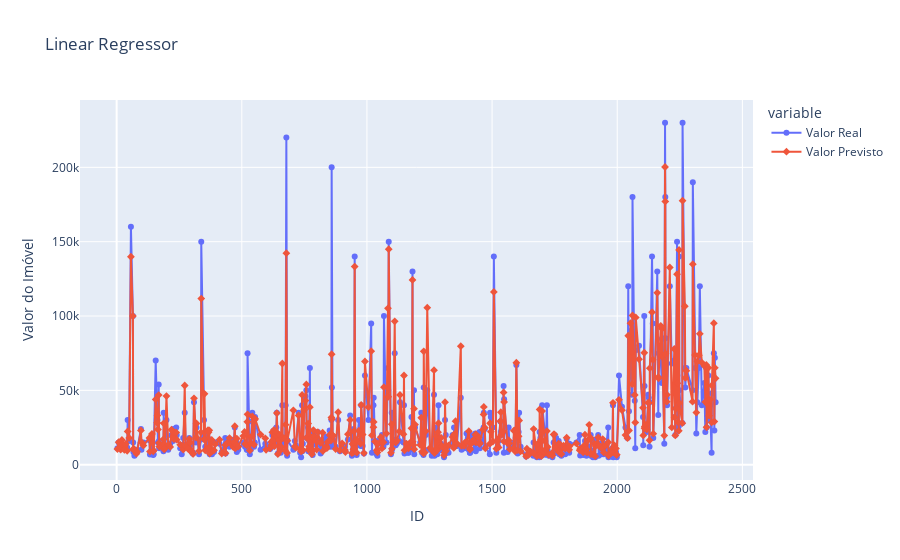

The cell this chart's notebook holds for it:
### Code cell
px.line(dfc, x='Index', y=['Valor Real', 'Valor Previsto'], color='variable', symbol='variable', title='Linear Regressor', labels={'value': 'Valor do Imóvel','Index':'ID'})

### Figure 1 — Plotly figure (JSON) as saved in the notebook; plotly's stock layout.template omitted (floating-point values rounded to 4 significant figures; data arrays with more than 128 entries replaced by an {"elided": "..."} marker saying what was removed)
{"data": [{"hovertemplate": "variable=Valor Real<br>ID=%{x}<br>Valor do Imóvel=%{y}<extra></extra>", "legendgroup": "Valor Real", "line": {"color": "#636efa", "dash": "solid"}, "marker": {"symbol": "circle"}, "mode": "markers+lines", "name": "Valor Real", "orientation": "v", "showlegend": true, "type": "scatter", "x": {"elided": "480 int values"}, "xaxis": "x", "y": {"elided": "480 int values"}, "yaxis": "y"}, {"hovertemplate": "variable=Valor Previsto<br>ID=%{x}<br>Valor do Imóvel=%{y}<extra></extra>", "legendgroup": "Valor Previsto", "line": {"color": "#EF553B", "dash": "solid"}, "marker": {"symbol": "diamond"}, "mode": "markers+lines", "name": "Valor Previsto", "orientation": "v", "showlegend": true, "type": "scatter", "x": {"elided": "480 int values"}, "xaxis": "x", "y": {"elided": "480 int values"}, "yaxis": "y"}], "layout": {"legend": {"title": {"text": "variable"}, "tracegroupgap": 0}, "title": {"text": "Linear Regressor"}, "xaxis": {"anchor": "y", "domain": [0, 1], "title": {"text": "ID"}}, "yaxis": {"anchor": "x", "domain": [0, 1], "title": {"text": "Valor do Imóvel"}}}}
